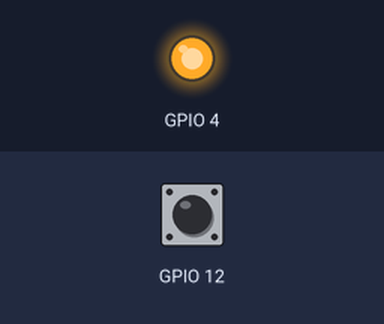
Bench run of a sketch on a simulated ESP32. Shown: output pins drawn as LEDs (lit = HIGH). The inputs (shaded band) are chosen by the test bench; at power-on: GPIO 12 HIGH. What the sketch prints to the serial monitor is not drawn.

Above: at 1.2 s.
1.3 s: GPIO 12 pulled LOW for 0.15 s
At 1.38 s:
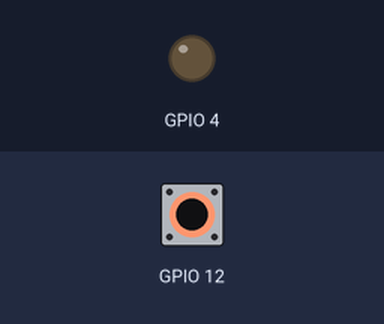
2.9 s: GPIO 12 pulled LOW for 3.2 s
At 6.8 s:
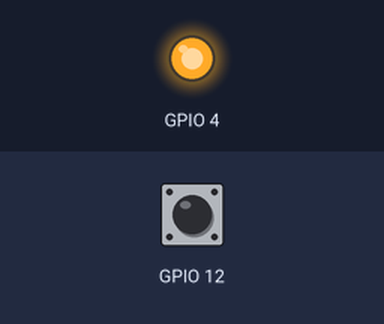
Timing chart, 0 to 8.3 s (numbered marks = the images above; inputs shaded):
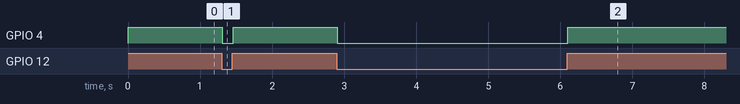

The sketch:

touch_light_HIGH1205.ino
```cpp
int sum = 0;
int a = 0 ;

void setup() {
  Serial.begin(9600);
  pinMode(4, OUTPUT);
}

void loop() {
  for (int i=0;i<=20;i++)
    {sum= sum+ touchRead(T5);}
  a = sum/20;
  sum = 0;
  Serial.println(a);

  if (a>30)
  {
    digitalWrite(4,HIGH);
  }
  else
    digitalWrite(4,LOW);
}
```

Measured:
- after the input at 1.3 s, GPIO 4: HIGH → LOW at once, → HIGH 0.15 s later
- after the input at 2.9 s, GPIO 4: HIGH → LOW at once, → HIGH 3.2 s later
